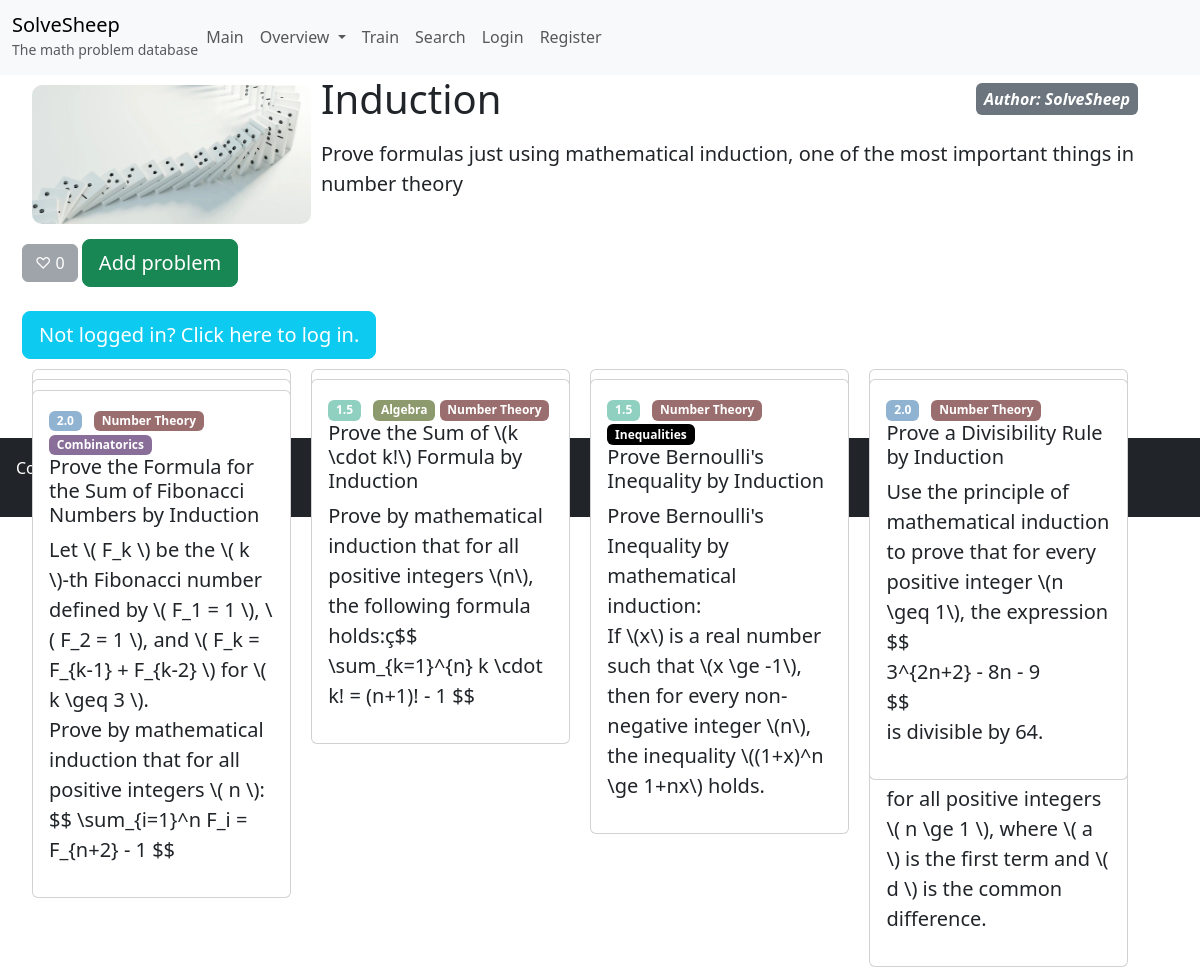
The page /training/bundle/2/ on the database its author committed.
### MainApp/models.py (models this page shows, shortened)
class Bundle(models.Model):
    title = models.CharField(max_length=50)
    description = models.CharField(max_length=1000, blank=True, null=True)
    image = models.ImageField(blank=True, null=True, upload_to="bundles/")
    problems = models.ManyToManyField(Problem, related_name="Problems", blank=True)
    author = models.ForeignKey(User, on_delete=models.SET_NULL, null=True, blank=True)
    likes = models.ManyToManyField(User, related_name='liked_bundles', blank=True)
    likes_count = models.IntegerField(default=0)
    created = models.DateTimeField(auto_now_add=True)
    updated = models.DateTimeField(auto_now=True)
    needs_reload = models.BooleanField(default=False)
    relodeable = models.BooleanField(default=False)

class Problem(models.Model):
    title = models.CharField(max_length=50)
    text = models.CharField(max_length=1000, blank=True, null=True)
    image = models.ImageField(blank=True, null=True, upload_to="problems/")
    video = models.URLField(blank=True, null=True)
    author = models.ForeignKey(User, on_delete=models.SET_NULL, null=True, blank=True)
    type_tags = models.ManyToManyField(TypeTag, null=True, blank=True)
    dif_tag = models.ForeignKey(DifTag, null=True, blank=True, on_delete=models.SET_NULL)
    likes = models.ManyToManyField(User, related_name='liked_problems', blank=True)
    likes_count = models.IntegerField(default=0)
    created = models.DateTimeField(auto_now_add=True)
    updated = models.DateTimeField(auto_now=True)
    def class_name(self):
        return self.__class__.__name__

class DifTag(models.Model):
    name = models.FloatField()
    color = models.CharField(max_length=7, validators=[hex_color_validator], default="#000000")

class TypeTag(models.Model):
    name = models.CharField(max_length=30)
    color = models.CharField(max_length=7, validators=[hex_color_validator], default="#000000")

### Training/views.py (the view)
# urls.py: path("bundle/<int:bund_id>/", Open_bundle, name="Bundle"),
def Open_bundle(request, bund_id):
    bund = get_object_or_404(Bundle, id=bund_id)
    return render(request, 'bundle_interface.html', {
        'bund':bund,
        'Card_objs':bund.problems.all()
    })

### MainApp/templatetags/latex_safe_truncate.py (called while the page is built)
@register.filter
def latex_truncate(text, max_words=30):
    if not text:
        return ""
    blocks = LATEX_PATTERN.findall(text)
    clean_text = LATEX_PATTERN.sub("<<<LATEX>>>", text)
    words = clean_text.split()
    if len(words) <= int(max_words):
        return text  # no truncar
    truncated = " ".join(words[:int(max_words)]) + " …"
    for block in blocks:
        truncated = truncated.replace("<<<LATEX>>>", block, 1)
    return truncated

### Training/templates/bundle_interface.html (shortened to what this page needs)
{% extends "base.html" %}
{% block content %}
<div class="container" style="margin-left: 10px;">
  {% if bund.image %}
    <img src="{{ bund.image.url }}"
         style="float: left; width: 25%; height: 100%; object-fit: cover; border-radius: 10px; margin: 10px; margin-bottom: 0;">
  {% endif %}
<div class="d-flex justify-content-between align-items-center mb-3">
    <h1 class="mb-0">{{ bund.title }}</h1>
    {% if bund.author %}
        <a href="{% url 'UserInterface' bund.author %}">
          <h2 class="mb-0 text-end">
            <span class="badge bg-secondary fs-6 p-2 fst-italic">
                Author: {{ bund.author }}
            </span>
        </h2>
        </a>
    {% endif %}
</div>
  <p class="fs-5">{{ bund.description }}</p>
  <br>
  <button id="LikeBTN" {% if request.user.is_authenticated %} class="btn btn-success btn-lg" {% else %} class ="btn btn-secondary" disabled {% endif %}>
    <span id="likes-emoji">
      {% if request.user in bund.likes.all %}
        ♥︎
      {% else %}
        ♡
      {% endif %}
    </span>
    <span id="likes-count">{{bund.likes_count}}</span>
  </button>
  <a href="{% url 'Create_Problem' bund.id %}" id="LikeBTN" class="btn btn-success btn-lg">Add problem</a>
  <br><br>
  {% if not request.user.is_authenticated %}
    <a href="{% url 'Login' %}" class="btn btn-info btn-lg" style="color: white;">
     Not logged in? Click here to log in.
    </a>
  {% endif %}
  <div>
    {% include 'grid_display.html' %}
  </div>
<br>
{% endblock %}

### MainApp/templates/grid_display.html (shortened to what this page needs)
{% extends 'masonry_grid_system.html' %}
{% load latex_safe_truncate %}
{% block content %}
{% for card_obj in Card_objs|slice:":80" %}
  {% if card_obj.class_name == "Problem" %}
    <div class="masonry-grid-item">
      <a href="{% url 'Problem' card_obj.id %}" style="text-decoration: none;">
        <div class="card hover-effect" style="overflow: hidden;">
          <div class="card-body">
            <div>
              <span class="badge"
                    style="background-color: {{ card_obj.dif_tag.color }}; color: white; margin-right: 8px;">
                {{ card_obj.dif_tag.name }}
              </span>
              {% for type in card_obj.type_tags.all %}
                <span class="badge"
                      style="background-color: {{ type.color }}; color: white;">
                  {{ type.name }}
                </span>
              {% endfor %}
            </div>
            <h5 class="card-title">{{ card_obj.title }}</h5>
            <p class="fs-5">{{ card_obj.text|linebreaksbr|latex_truncate:100 }}</p>
          </div>
        </div>
      </a>
    </div>
  {% endif %}
{% endfor %}
{% endblock %}

### MainApp/templates/base.html (style rules this page uses)
.masonry-grid-item { padding: 10px; width: 100%; grid-row-end: span var(--row-span, 1); box-sizing: border-box; }
.masonry-grid-item .card { width: 100%; overflow: hidden; display: flex; flex-direction: column; }
.card-body { overflow-wrap: anywhere; word-break: break-word; }
.hover-effect { transition: box-shadow 0.2s ease, background-color 0.2s ease; }
h1 { margin-bottom: 0; }
h2 { margin-top: 0; font-size: 0.8rem; }

### rows shown on the page
Bundle: image (picture), title "Induction", author "SolveSheep", description "Prove formulas just using mathematical induction, one of the most important things in number theory", likes_count "0"
Problem: text|latex_truncate "for all positive integers \\( n \\ge 1 \\), where \\( a \\) is the first term and \\( d \\) is the common difference."
Problem: dif_tag.name "1.5", title "Prove the Sum of \\(k \\cdot k!\\) Formula by Induction", text|latex_truncate "Prove by mathematical induction that for all positive integers \\(n\\), the following formula holds:ç$$ \\sum_{k=1}^{n} k \\cdot k! = (n+1)! - 1 $$"
TypeTag: name "Algebra"
TypeTag: name "Number Theory"
Problem: dif_tag.name "1.5", title "Prove Bernoulli's Inequality by Induction", text|latex_truncate "Prove Bernoulli's Inequality by mathematical induction: If \\(x\\) is a real number such that \\(x \\ge -1\\), then for every non-negative integer \\(n\\), the inequality \\((1+x)^n \\ge 1+nx\\) holds."
TypeTag: name "Inequalities"
Problem: dif_tag.name "2.0", title "Prove a Divisibility Rule by Induction", text|latex_truncate "Use the principle of mathematical induction to prove that for every positive integer \\(n \\geq 1\\), the expression $$ 3^{2n+2} - 8n - 9 $$ is divisible by 64."
Problem: dif_tag.name "2.0", title "Prove the Formula for the Sum of Fibonacci Numbers by Induction", text|latex_truncate "Let \\( F_k \\) be the \\( k \\)-th Fibonacci number defined by \\( F_1 = 1 \\), \\( F_2 = 1 \\), and \\( F_k = F_{k-1} + F_{k-2} \\) for \\( k \\geq 3 \\). Prove by mathematical induction that for all positive integers \\( n \\): $$ \\sum_{i=1}^n F_i = F_{n+2} - 1 $$"
TypeTag: name "Combinatorics"
